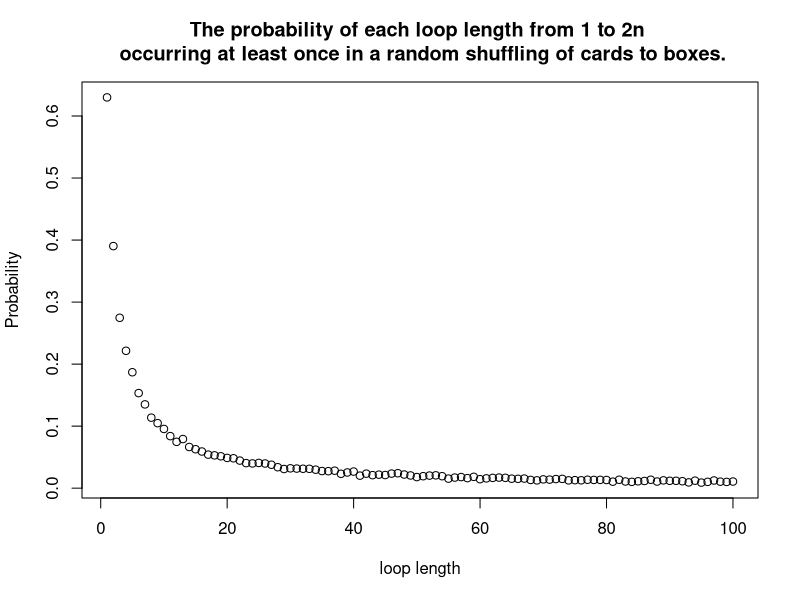

The R script that drew this image:
## Group member:
## Changliang Wei S2345097
## Simin Wang S2417531
## Zheng Wang S2283040

## Address of github repo: https://github.com/itsWei/group-project_2.git

## Contribution: 
## Each member contributes roughly the same to this project.
## Changliang Wei and Simin Wang contribute more on the first function.
## Zheng Wang contributes more on the comments.

## Overview comments:
## This code gives a method to solve the 2n prisoner problem, the code estimates the probabilities of success for a single
#  prisoner under strategy 1,2 and 3. 

## Then the code to estimate a probability distribution is provided.

## Example code using functions to estimate the individual and joint success probabilities under
#  each strategy for different n is also given, with probabilities visualised. 


## Function Pone estimates the probabilities of success for a single prisoner under each strategy.
# Strategy 1: give a function to estimate the probabilities of success for a single prisoner under strategy 1;
# Function inputs: n, k (the prison's number), cards_sequence (a randomly generated sequence of cards).
# Function output: 1 or 0; 1:the k-th prisoner can find his card within n times; 0: the k-th prisoner can't find his card within n times.

strategy1 <- function(n, k, cards_sequence) {
  card <- k  # The prisoner starts at the box with their number on it, opens it and reads the number on the card: k.
  index <- rep(0, 2*n)  # Create a zero vector with length 2n to represent the index of card number.
  index[k] <- 1  # If card k is found, denote 1 at index k.
  
  for (i in 1:(n+1)) {
    if (cards_sequence[card] == k) break  # Stop opening the boxes when find their owm number k.
    else {
      card <- cards_sequence[card]  # Continue to open boxes to find new cards.
      index[card] <- 1  # Denote 1 for all card in boxes that have been opened.
    }
  }
  
  if (sum(index) <= n) {1}  # Find their own number with opening boxes within n times.
  else {0}  # Without finding their own number within n times.
}

##  Same as strategy 1, but the prisoner starts from a randomly selected box.
strategy2 <- function(n, k, cards_sequence) {
  card <- sample(1:(2*n), 1) #  The prisoner starts from a randomly selected box.
  index <- rep(0, 2*n)
  index[card] <- 1
  
  for (i in 1:(n+1)) {
    if (cards_sequence[card] == k) break
    else {
      card <- cards_sequence[card]
      index[card] <- 1
    }
  }
  
  if (sum(index) <= n) {1}
  else {0}
}

## Randomly choose n boxes from 2n boxes.
strategy3 <- function(n, k, cards_sequence) {
  if (k %in% cards_sequence[1:n]) {1}  # The selected n cards contain number k.
  else {0}  # The selected n cards dose not contain number k.
}

## Function Pone takes n, k (the prisoner’s number), strategy (1, 2 or 3) .
## And nreps (the number of replicate simulations to run in order to estimate the probability) as inputs.
## Function Pone returns the probability estimate.

Pone <- function(n, k, strategy, nreps) {
  pass <- rep(0, nreps)
  if (strategy == 1) {  # Choose strategy 1.
    for (i in 1:nreps) { 
      cards_sequence <- sample(1:(2*n), 2*n)  # A randomly generated sequence of cards with length 2n.
      pass[i] <- strategy1(n, k, cards_sequence)  # If the prisoner can find his number in the i-th experiment then return 1 else return 0.
    } 
  } else if (strategy == 2) {  # Choose strategy 2.
    for (i in 1:nreps) {  
      cards_sequence <- sample(1:(2*n), 2*n)  # A randomly generated sequence of cards with length 2n.
      pass[i] <- strategy2(n, k, cards_sequence)  # If the prisoner can find his number in the i-th experiment then return 1 else return 0.
    }
  }else {  # Choose strategy 3.
    for (i in 1:nreps) {  
      cards_sequence <- sample(1:(2*n), 2*n)  # A randomly generated sequence of cards with length 2n.
      pass[i] <- strategy3(n, k, cards_sequence)  # If the prisoner can find his number in the i-th experiment then return 1 else return 0.
    }
  }
  sum(pass)/nreps  # The probabilities of success for a single prisoner.
}



## Function Pall estimates the probability of all prisoners finding their number, so that all are released. 

# Function Pall takes n, strategy (1, 2 or 3) and nreps (the number of replicate simulations) as inputs.
# Function Pone returns the probability estimate.

Pall <- function(n, strategy, nreps) {
  success <- rep(0, nreps)
  if (strategy == 1) {  # Choose strategy 1.
    for (i in 1:nreps) {
      cards_sequence <- sample(1:(2*n), 2*n)  # A randomly generated sequence of cards with length 2n.
      for (j in 1:(2*n)) {
        success[i] <- strategy1(n, j, cards_sequence) + success[i]  # The total number of prisoners who succeeded in the ith experiment.
      }
      }
    sum(success == 2*n) / nreps  # Estimated probability.
    }
  else if (strategy == 2) {  # Choose strategy 2.
    for (i in 1:nreps) {
      cards_sequence <- sample(1:(2*n), 2*n)  # A randomly generated sequence of cards with length 2n.
      for (j in 1:(2*n)) {
        success[i] <- strategy2(n, j, cards_sequence) + success[i]  # The total number of prisoners who succeeded in the ith experiment.
      }
      }
    sum(success == 2*n) / nreps  # Estimated probability .
    }
  else if (strategy == 3) {  # Choose strategy 3.
    for (i in 1:nreps) {
      for (j in 1:(2*n)) {
        cards_sequence <- sample(1:(2*n), 2*n)  # A randomly generated sequence of cards with length 2n.
        success[i] <- strategy3(n, j, cards_sequence) + success[i]  # The total number of prisoners who succeeded in the ith experiment.
      }
      }
    sum(success == 2*n) / nreps  # Estimated probability.
  }
  }



##  Example code using function Pone to estimate the individual probabilities under strategy 1, 2 and 3 for n = 5.
Pone(5,1,1,10000)
Pone(5,1,2,10000)
Pone(5,1,3,10000)

##  Example code using function Pone to estimate the individual probabilities under strategy 1, 2 and 3 for n = 50.
Pone(50,1,1,10000)
Pone(50,1,2,10000)
Pone(50,1,3,10000)


##  Example code using function Pall to estimate the joint success probabilities under strategy 1, 2 and 3 for n = 5.
Pall(5,1,10000)
Pall(5,2,10000)
Pall(5,3,10000)

##  Example code using function Pall to estimate the joint success probabilities under strategy 1, 2 and 3 for n = 50.
Pall(50,1,10000)
Pall(50,2,10000)
Pall(50,3,10000)



## The results are suprisingly large is because that the prisoners can use cards from each drawer they have opened to decide which drawer to open next, 
## so each prisoner's success is not independent of the others, they all depend on the distribution of cards.



## Function dloop will be given to estimate the probability of each loop occurs at least once in a random shuffling of cards to boxes.

## Function times_to_find_kcard, is to calculate the number of times to find he k card
#  Input: n, k (the prison's number), cards_sequence (a randomly generated sequence of cards).
#  Output: The number of times to find card k.

 times_to_find_kcard<- function(n, k, cards_sequence) {
  card <- k  # The prisoner starts at the box with their number on it, opens it and reads the number on the card: k.
  index <- rep(0, 2*n)  # Create a zero vector with length 2n to represent the index of card number.
  index[k] <- 1  # If card k is found, denote 1 at index k.
  
  for (i in 1:(2*n)) {
    if (cards_sequence[card] == k) break # Stop opening the boxes when find their owm number k.
    else {
      card <- cards_sequence[card] # Continue to open boxes to find new cards.
      index[card] <- 1 # Denote 1 for all card in boxes that have been opened.
    }
  }
  sum(index)  # The number of time to find card k.
}

## Function dloop is to estimate the probability of each loop occurs at least once in a random shuffling of cards to boxes.
# Input: n, nreps(the number of replicate simulations).
# Output: the probability of each loop occurs at least once in a random shuffling of cards to boxes.
dloop <- function(n, nreps){
  sum_b <- rep(0,2*n)
  
  for (i in 1:nreps){
    loop_length <- rep(0,2*n)
    c <- rep(0,2*n)
    cards_sequence <- sample(1:(2*n), 2*n)  # A randomly generated sequence of cards with length 2n.
    for (j in 1:(2*n)){
      loop_length[j] <- times_to_find_kcard(n, j, cards_sequence)  # Times for prisoner j to find his card i.e. the loop length.
    }
    loop_length_index <- unique(loop_length)  # The indices of all lengths' loops.
    c[loop_length_index] <- 1  # Denote 1 for all lengths' loops.
    sum_b <- sum_b + c   # The number of loops of each length.
  }
  sum_b/nreps  # The probability of each loop occurs at least once.
}

##6
# Example code using dloop to estimate the probabilities for n = 50.
n <- 50
nreps <- 10000
prob <- dloop(n,nreps)

# The probability that there is no loop longer than 50 in a random reshuffling of cards to boxes
1-sum(prob[(n+1):(2*n)])
# Visualize the probabilities
plot(prob, xlab = "loop length", ylab = "Probability", main = "The probability of each loop length from 1 to 2n \n occurring at least once in a random shuffling of cards to boxes.")





